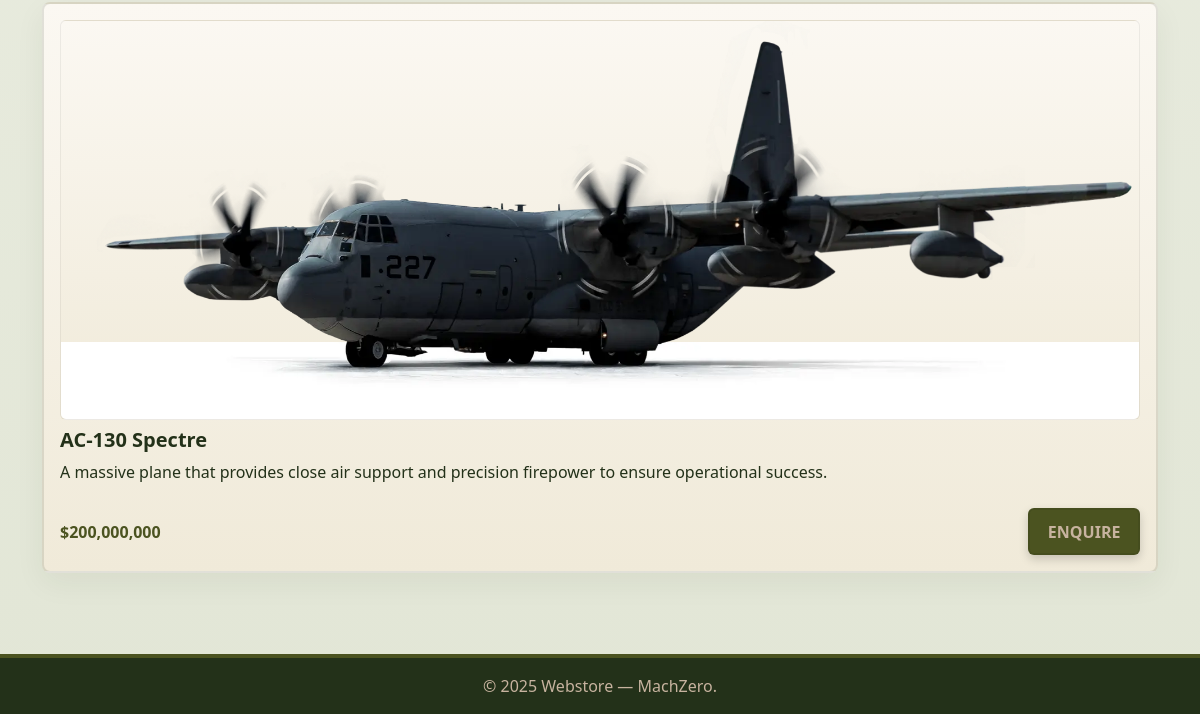
/products (lower part), run on an earlier commit of the app's database.
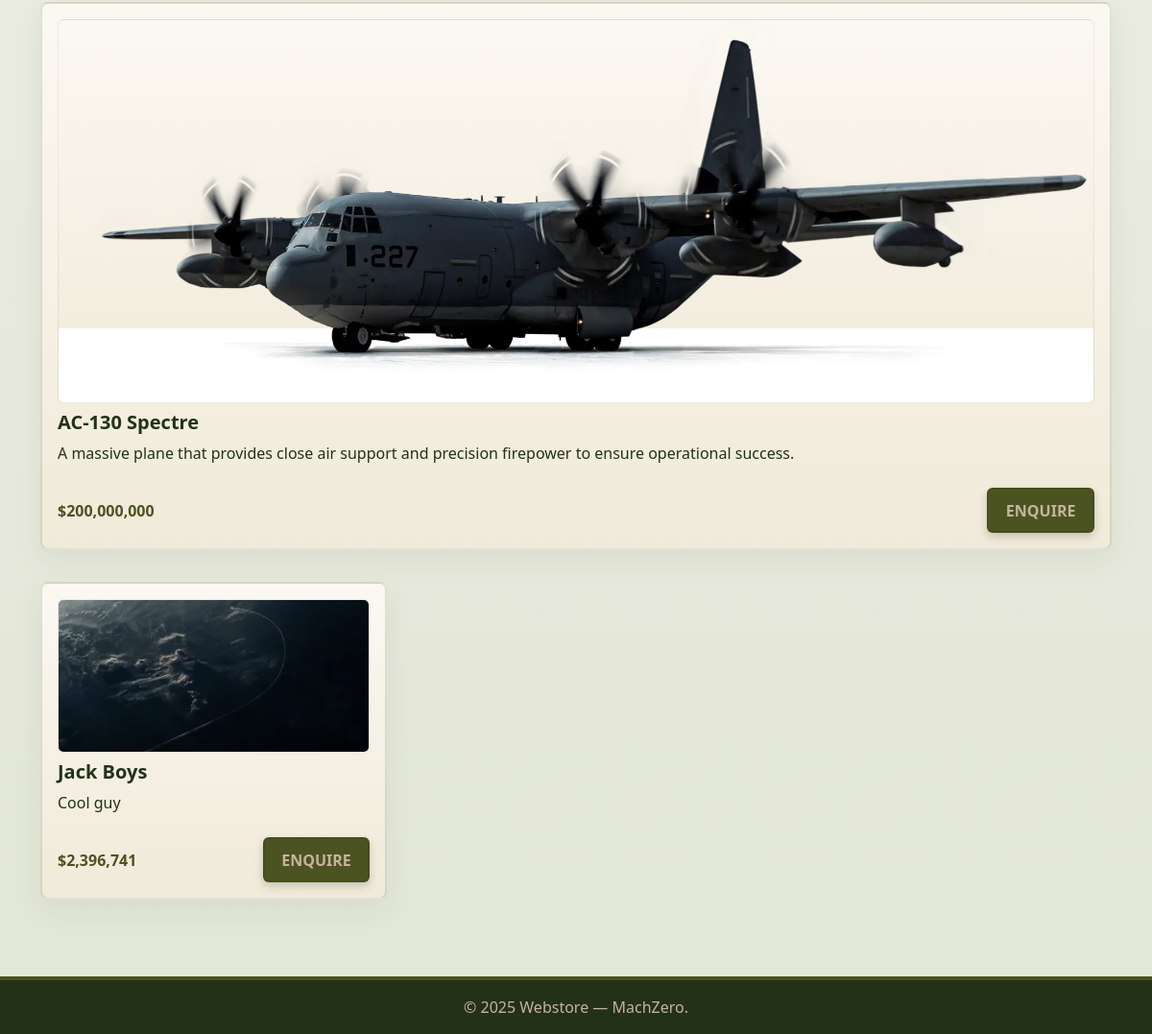
And on a later commit of the database.
### tables this page shows
CREATE TABLE products (
        id INTEGER PRIMARY KEY,
        sku TEXT UNIQUE NOT NULL,
        name TEXT NOT NULL,
        description TEXT,
        price REAL NOT NULL,
        image TEXT,
        created_at TEXT NOT NULL
    );

### app.py (the view)
@app.route("/products")
def products():
    prods = get_products()
    return render_template("products.html", products=prods)

### app.py (called while the page is built)
def get_db():
    if 'db' not in g:
        conn = sqlite3.connect(DB_PATH)
        conn.row_factory = sqlite3.Row
        g.db = conn
    return g.db

def get_products(limit=None):
    db = get_db()
    sql = "SELECT id, sku, name, description, price, image FROM products ORDER BY id"
    cur = db.execute(sql) if not limit else db.execute(sql + " LIMIT ?", (limit,))
    return [dict(r) for r in cur.fetchall()]

### templates/products.html (shortened to what this page needs)
<!doctype html>
<html lang="en">
<head>
  <link href="https://cdn.jsdelivr.net/npm/bootstrap@5.3.0/dist/css/bootstrap.min.css" rel="stylesheet">
  <link rel="stylesheet" href="{{ url_for('static', filename='css/styles.css') }}">
</head>
<body>
  <main class="container py-5">
    {% set ns = namespace(f35=None, fa18=None, growler=None, b2=None, ac130=None, others=[]) %}
    {% for p in products %}
      {% set sku = p.sku|lower %}
      {% if sku == 'f35' %}
        {% set ns.f35 = p %}
      {% elif sku == 'fa18' %}
        {% set ns.fa18 = p %}
      {% elif sku == 'growler' %}
        {% set ns.growler = p %}
      {% elif sku == 'b2' %}
        {% set ns.b2 = p %}
      {% elif sku == 'ac130' %}
        {% set ns.ac130 = p %}
      {% else %}
        {% set ns.others = ns.others + [p] %}
      {% endif %}
    {% endfor %}
    {% if ns.ac130 %}
    <div class="row g-3 mt-3">
      <div class="col-12">
        <div id="product-{{ ns.ac130.sku|lower }}" class="card-mil">
          <img src="{{ url_for('static', filename=ns.ac130.image) }}" alt="{{ ns.ac130.name }}" class="product-img product-img-ac130">
          <h5 class="card-title">{{ ns.ac130.name }}</h5>
          <p>{{ ns.ac130.description }}</p>
          <div class="d-flex justify-content-between align-items-center">
            <div class="price">${{ "{:,.0f}".format(ns.ac130.price) }}</div>
            <a class="btn btn-mil" href="#">Enquire</a>
          </div>
        </div>
      </div>
    </div>
    {% endif %}
    {% if ns.others %}
      {% for chunk_start in range(0, ns.others|length, 3) %}
        <div class="row g-3 mt-3">
          {% for p in ns.others[chunk_start:chunk_start+3] %}
          <div class="col-12 col-md-4">
            <div id="product-{{ p.sku|lower }}" class="card-mil">
              <img src="{{ url_for('static', filename=p.image) }}" alt="{{ p.name }}" class="product-img">
              <h5 class="card-title">{{ p.name }}</h5>
              <p>{{ p.description }}</p>
              <div class="d-flex justify-content-between align-items-center">
                <div class="price">${{ "{:,.0f}".format(p.price) }}</div>
                <a class="btn btn-mil" href="#">Enquire</a>
              </div>
            </div>
          </div>
          {% endfor %}
        </div>
      {% endfor %}
    {% endif %}
  </main>
   <footer>
     <div class="container">
       &copy; {{ 2025 }} Webstore — MachZero.
     </div>
   </footer>
 </body>
 </html>

What changed in the data, as far as the page shows it:
added products: image (picture), name "Jack Boys", description "Cool guy", price "2,396,741"
